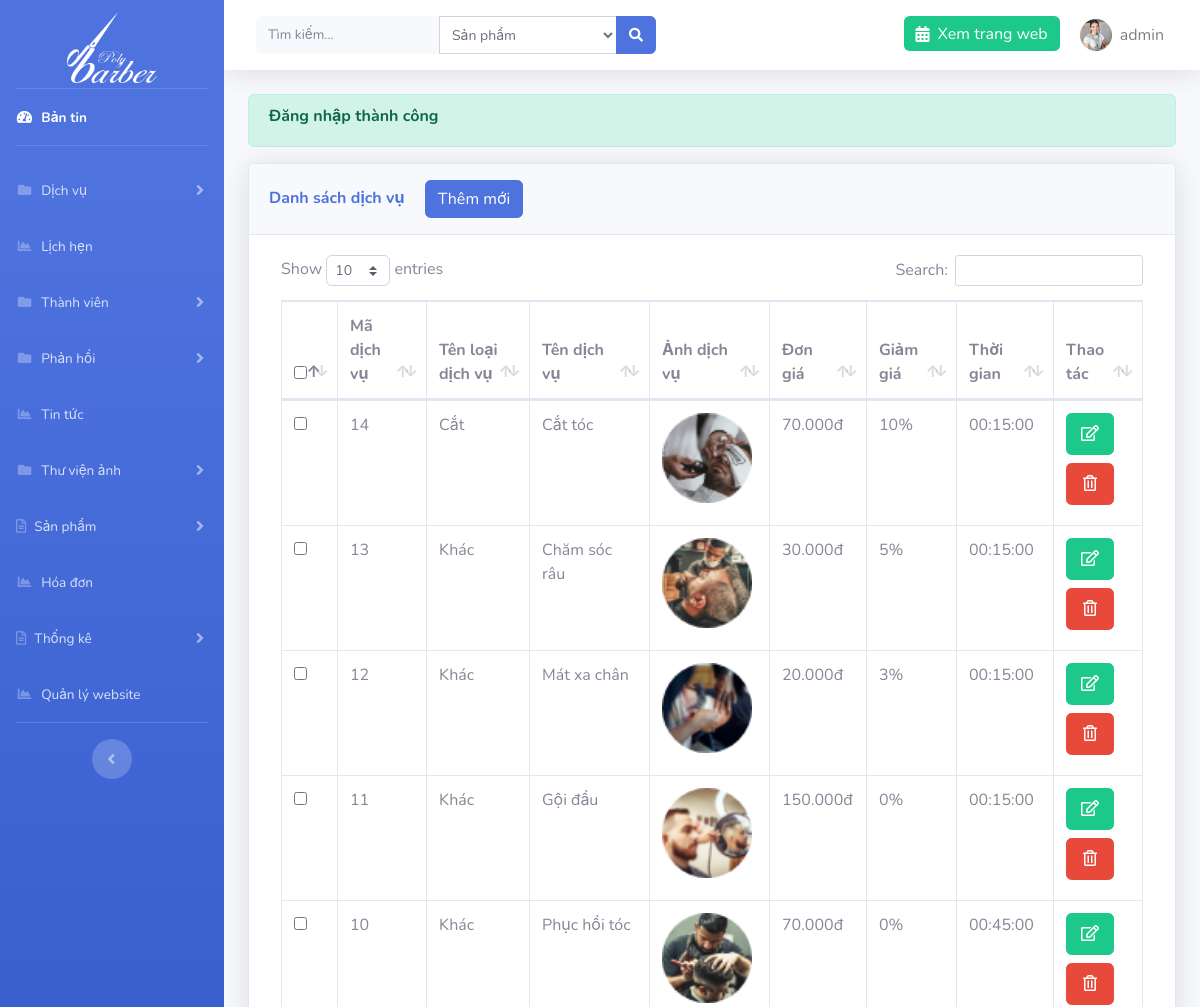
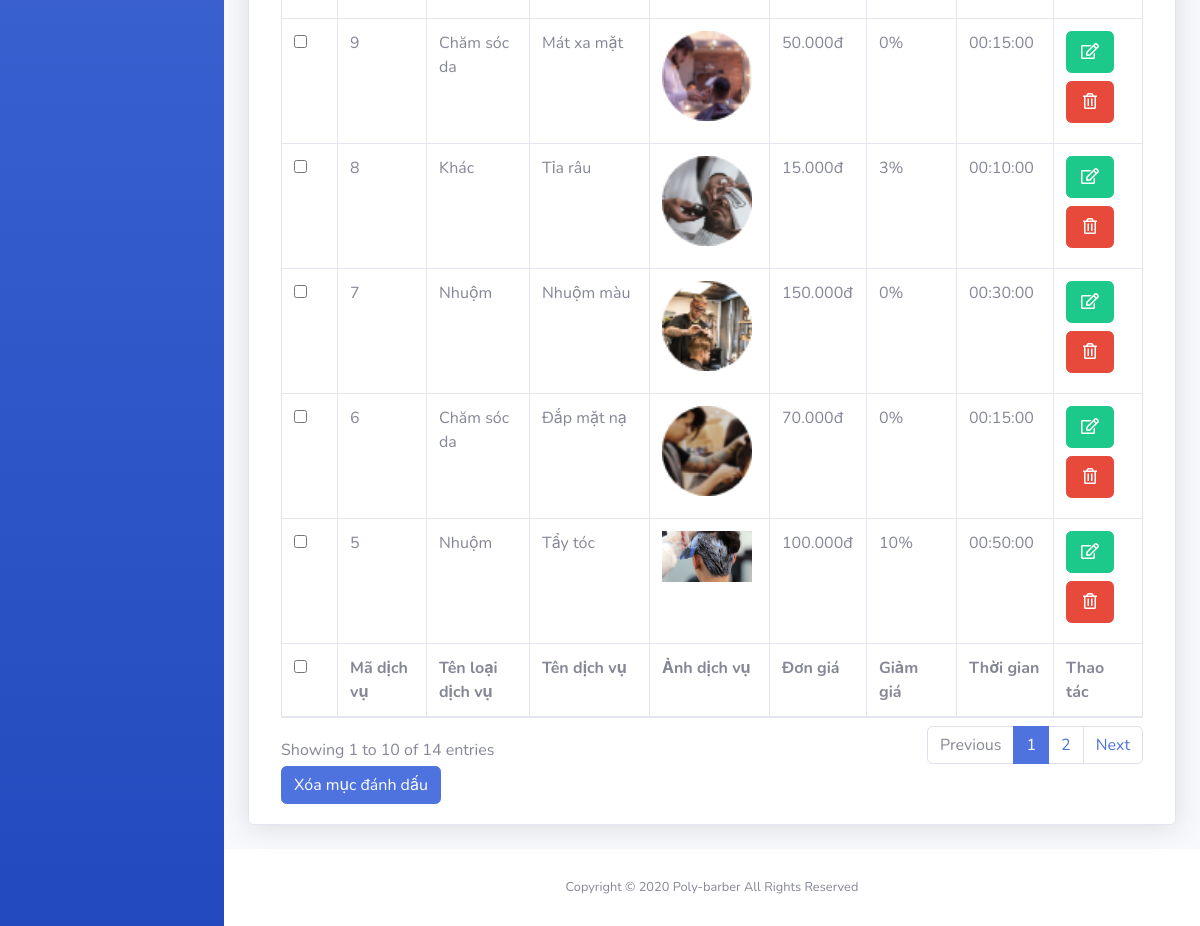
Page /admin/?page=service (signed in) on the committed database (2 pictures, top to bottom).
### tables this page shows
CREATE TABLE `setting` (
  `id` int(11) NOT NULL,
  `logo` varchar(191) NOT NULL,
  `file_ico` varchar(191) NOT NULL,
  `title` varchar(191) NOT NULL,
  `introduce` text NOT NULL,
  `slogan` varchar(191) NOT NULL
);

CREATE TABLE `services` (
  `id` int(11) NOT NULL,
  `name` varchar(191) NOT NULL,
  `price` float NOT NULL,
  `sale` float NOT NULL,
  `time` time NOT NULL,
  `detail` text NOT NULL,
  `images` varchar(191) NOT NULL,
  `id_type` int(11) NOT NULL
);

CREATE TABLE `types` (
  `id` int(11) NOT NULL,
  `name` varchar(191) NOT NULL,
  `images` varchar(191) NOT NULL
);

### libs/database.php (called while the page is built, shortened)
<?php
function connection()
{
    try {
       $conn = new PDO("mysql:host=localhost; dbname=polybarber; charset=utf8", "root", "");
    } catch (PDOException $e) {
        echo "Lỗi Kết nối" . $e->getMessage();
    }
    return $conn;
}
function query_exe($sql) {
    $conn = connection();
    try {
        $stmt = $conn->prepare($sql);
        $stmt->execute();
        $result = $stmt->fetchAll(PDO::FETCH_ASSOC);
        return $result;
    } catch (PDOException $e) {
        echo "Lỗi dữ liệu" . $e->getMessage();
    } finally {
        unset($conn);
    }
}
function query_limit($sql) {
    $conn = connection();
    try {
        $stmt = $conn->prepare($sql);
        $stmt->execute();
        $result = $stmt->fetch(PDO::FETCH_ASSOC);
        return $result;
    } catch (PDOException $e) {
        echo "Lỗi dữ liệu" . $e->getMessage();
    } finally {
        unset($conn);
    }
}

### libs/setting.php (called while the page is built, shortened)
<?php
require_once "database.php";
function list_limit_setting(){
    $sql = "SELECT * from setting order by id limit 0,1";
    return query_limit($sql);
}

### libs/services.php (called while the page is built, shortened)
<?php
require_once "database.php";
function service_list_all() {
    $sql = "SELECT services.*,types.name as name_type from services inner join types on types.id = services.id_type
    ORDER BY id DESC";
    return query_exe($sql);
}

### admin/services/index.php (the view, shortened to what this page needs)
<?php
$result = service_list_all();
?>
<div class="container-fluid">
    <?php if (isset($_SESSION['message'])) : ?>
        <div class="alert alert-success alert-bold">
            <h6 class="font-weight-bold alert-text"><?= $_SESSION['message'] ?></h6>
        </div>
    <?php endif; ?>
    <div class="card shadow mb-4">
        <div class="card-header py-3">
            <h6 class="m-0 font-weight-bold text-primary">Danh sách dịch vụ <a href="<?= ROOT ?>admin/?page=service&action=add" class="btn btn-primary ml-3">Thêm mới</a></h6>
        </div>
        <div class="card-body">
            <div class="table-responsive">
                <form action="" method="POST" class="col-12">
                    <table class="table table-bordered" id="dataTable" width="100%" cellspacing="0">
                        <thead>
                            <tr>
                                <th>
                                    <input type="checkbox" name="checkall" class="checkall">
                                </th>
                                <th>Mã dịch vụ</th>
                                <th>Tên loại dịch vụ</th>
                                <th>Tên dịch vụ</th>
                                <th>Ảnh dịch vụ</th>
                                <th>Đơn giá</th>
                                <th>Giảm giá</th>
                                <th>Thời gian</th>
                                <th>Thao tác</th>
                            </tr>
                        </thead>
                        <tfoot>
                            <tr>
                            <th>
                                    <input type="checkbox" name="checkall" class="checkall">
                                </th>
                                <th>Mã dịch vụ</th>
                                <th>Tên loại dịch vụ</th>
                                <th>Tên dịch vụ</th>
                                <th>Ảnh dịch vụ</th>
                                <th>Đơn giá</th>
                                <th>Giảm giá</th>
                                <th>Thời gian</th>
                                <th>Thao tác</th>
                            </tr>
                        </tfoot>
                        <tbody>
                            <?php foreach ($result as $r) : ?>
                                <tr>
                                    <td>
                                        <input type="checkbox" name="id[]"  value="<?= $r['id'] ?>">
                                    </td>
                                    <td><?= $r['id'] ?></td>
                                    <td><?= $r['name_type'] ?></td>
                                    <td><?= $r['name'] ?></td>
                                    <td>
                                        <img src="../images/products/<?= $r['images'] ?>" width="90" alt="">
                                    </td>
                                    <td><?= number_format($r['price'],0,',','.').'đ' ?></td>
                                    <td><?=($r['sale']*100).'%'?></td>
                                    <td><?=$r['time']?></td>
                                    <td>
                                        <a href="<?= ROOT ?>admin/?page=service&action=edit&id=<?= $r['id'] ?>" class="btn btn-success d-block p-2 w-75 mb-2"><i class="far fa-edit"></i></a>
                                        <a href="<?= ROOT ?>admin/?page=service&id=<?= $r['id'] ?>" onclick="return confirm('Bạn có chắc muốn xóa không')" class="btn btn-danger d-block p-2 w-75 mb-2"><i class="far fa-trash-alt"></i></a>
                                    </td>
                                </tr>
                            <?php endforeach; ?>
                        </tbody>
                    </table>
                    <button type="submit" class="btn btn-primary" id="btndel-category" name="btn-del">Xóa mục đánh dấu</button>
                </form>
            </div>
        </div>
    </div>
</div>

### admin/template/header.php (shortened to what this page needs)
<?php $setting = list_limit_setting(); ?>
<!DOCTYPE html>
<html lang="en">
<head>
    <link href="resource/vendor/fontawesome-free/css/all.min.css" rel="stylesheet" type="text/css">
    <link rel="stylesheet" href="resource/vendor/select2.min.css" />
<link rel="stylesheet" href="https://maxcdn.bootstrapcdn.com/bootstrap/4.4.1/css/bootstrap.min.css">
    <link href="resource/css/sb-admin-2.css" rel="stylesheet">
    <link href="resource/vendor/datatables/dataTables.bootstrap4.min.css" rel="stylesheet">
</head>
<body id="page-top">
    <div id="wrapper">
        <ul class="navbar-nav bg-gradient-primary sidebar sidebar-dark accordion" id="accordionSidebar">
            <a class="sidebar-brand d-flex align-items-center justify-content-center mb-3 pt-5" href="<?=ROOT?>admin">
                <img src="../images/<?=$setting['logo']?>" alt="logo" width="90" height="70">
            </a>
            <hr class="sidebar-divider my-0">
            <li class="nav-item active">
                <a class="nav-link" href="<?= ROOT ?>admin">
                    <i class="fas fa-fw fa-tachometer-alt"></i>
                    <span>Bản tin</span></a>
            </li>
            <hr class="sidebar-divider">
            <li class="nav-item">
                <a class="nav-link collapsed" href="#" data-toggle="collapse" data-target="#collapsePages" aria-expanded="true" aria-controls="collapsePages">
                    <i class="fas fa-fw fa-folder"></i>
                    <span>Dịch vụ</span>
                </a>
            </li>
            <li class="nav-item">
                <a class="nav-link" href="<?= ROOT ?>admin/?page=appointment">
                    <i class="fas fa-fw fa-chart-area"></i>
                    <span>Lịch hẹn</span></a>
            </li>
             <li class="nav-item">
                <a class="nav-link collapsed" href="#" data-toggle="collapse" data-target="#collapsePages2" aria-expanded="true" aria-controls="collapsePages">
                    <i class="fas fa-fw fa-folder"></i>
                    <span>Thành viên</span>
                </a>
            </li>
             <li class="nav-item">
                <a class="nav-link collapsed" href="#" data-toggle="collapse" data-target="#collapsePages3" aria-expanded="true" aria-controls="collapsePages">
                    <i class="fas fa-fw fa-folder"></i>
                    <span>Phản hồi</span>
                </a>
            </li>
               <li class="nav-item">
                <a class="nav-link" href="<?= ROOT ?>admin/?page=new">
                    <i class="fas fa-fw fa-chart-area"></i>
                    <span>Tin tức</span></a>
            </li>
  <li class="nav-item">
                <a class="nav-link collapsed" href="#" data-toggle="collapse" data-target="#collapsePages4" aria-expanded="true" aria-controls="collapsePages">
                    <i class="fas fa-fw fa-folder"></i>
                    <span>Thư viện ảnh</span>
                </a>
            </li>
            <li class="nav-item">
                <a class="nav-link collapsed" href="#" data-toggle="collapse" data-target="#collapseTwo" aria-expanded="true" aria-controls="collapseTwo">
                    <i class="far fa-file-alt"></i>
                    <span>Sản phẩm</span>
                </a>
            </li>
            <li class="nav-item">
                <a class="nav-link" href="<?= ROOT ?>admin/?page=order">
                    <i class="fas fa-fw fa-chart-area"></i>
                    <span>Hóa đơn</span></a>
            </li>
            <li class="nav-item">
                <a class="nav-link collapsed" href="#" data-toggle="collapse" data-target="#collapseTwo1" aria-expanded="true" aria-controls="collapseTwo">
                    <i class="far fa-file-alt"></i>
                    <span>Thống kê</span>
                </a>
            </li>
               <li class="nav-item">
                <a class="nav-link" href="<?= ROOT ?>admin/?page=setting">
                    <i class="fas fa-fw fa-chart-area"></i>
                    <span>Quản lý website</span></a>
            </li>
            <hr class="sidebar-divider d-none d-md-block">
            <div class="text-center d-none d-md-inline">
                <button class="rounded-circle border-0" id="sidebarToggle"></button>
            </div>
        </ul>
        <div id="content-wrapper" class="d-flex flex-column">
            <div id="content">
                <nav class="navbar navbar-expand navbar-light bg-white topbar mb-4 static-top shadow">
                    <form class="d-none d-sm-inline-block form-inline mr-auto ml-md-3 my-2 my-md-0 mw-100 navbar-search" method="POST" action="<?= ROOT ?>admin/search.php">
                        <div class="input-group">
                            <input name="keyword" type="text" title="Vui lòng nhập nội dung tìm kiếm" class="form-control bg-light border-0 small" placeholder="Tìm kiếm..." aria-label="Search" aria-describedby="basic-addon2" required>
                            <select name="select_search" id="" class="form-control form-control-sm select-search">
                        <option value="1">Sản phẩm</option>
                    </select>
                            <div class="input-group-append">
                                <button class="btn btn-primary" type="submit">
                                    <i class="fas fa-search fa-sm"></i>
                                </button>
                            </div>
                        </div>
                    </form>
                    <ul class="navbar-nav ml-auto">
                        <li class="nav-item no-arrow">
                            <a href="<?=ROOT?>" class="nav-link bg-success text-white h-50 mt-3 rounded"><i class="fas fa-calendar-alt mr-2"></i>Xem trang web</a>
                        </li>
                        <li class="nav-item dropdown no-arrow">
                            <a class="nav-link dropdown-toggle" href="" id="userDropdown" role="button" data-toggle="dropdown" aria-haspopup="true" aria-expanded="false">
                                <img class="img-profile rounded-circle" src="../images/users/<?=$_SESSION['user']['images']?>">
                                <span class="ml-2 mr-2 text-black-50"><?=$_SESSION['user']['account']?></span>
                            </a>
                        </li>
                    </ul>
                </nav>

### rows in the picture
setting: logo (picture)
services: id "14", id_type.name "Cắt", name "Cắt tóc", images (picture), price "70.000", $r['sale']*100 "10", time "00:15:00"
services: id "13", id_type.name "Khác", name "Chăm sóc râu", images (picture), price "30.000", $r['sale']*100 "5", time "00:15:00"
services: id "12", id_type.name "Khác", name "Mát xa chân", images (picture), price "20.000", $r['sale']*100 "3", time "00:15:00"
services: id "11", id_type.name "Khác", name "Gội đầu", images (picture), price "150.000", $r['sale']*100 "0", time "00:15:00"
services: id "10", id_type.name "Khác", name "Phục hồi tóc", images (picture), price "70.000", $r['sale']*100 "0", time "00:45:00"
services: id "9", id_type.name "Chăm sóc da", name "Mát xa mặt", images (picture), price "50.000", $r['sale']*100 "0", time "00:15:00"
services: id "8", id_type.name "Khác", name "Tỉa râu", images (picture), price "15.000", $r['sale']*100 "3", time "00:10:00"
services: id "7", id_type.name "Nhuộm", name "Nhuộm màu", images (picture), price "150.000", $r['sale']*100 "0", time "00:30:00"
services: id "6", id_type.name "Chăm sóc da", name "Đắp mặt nạ", images (picture), price "70.000", $r['sale']*100 "0", time "00:15:00"
services: id "5", id_type.name "Nhuộm", name "Tẩy tóc", images (picture), price "100.000", $r['sale']*100 "10", time "00:50:00"

### other values in the picture
$_SESSION['user']['account'] "admin"
$_SESSION['message'] "Đăng nhập thành công"
